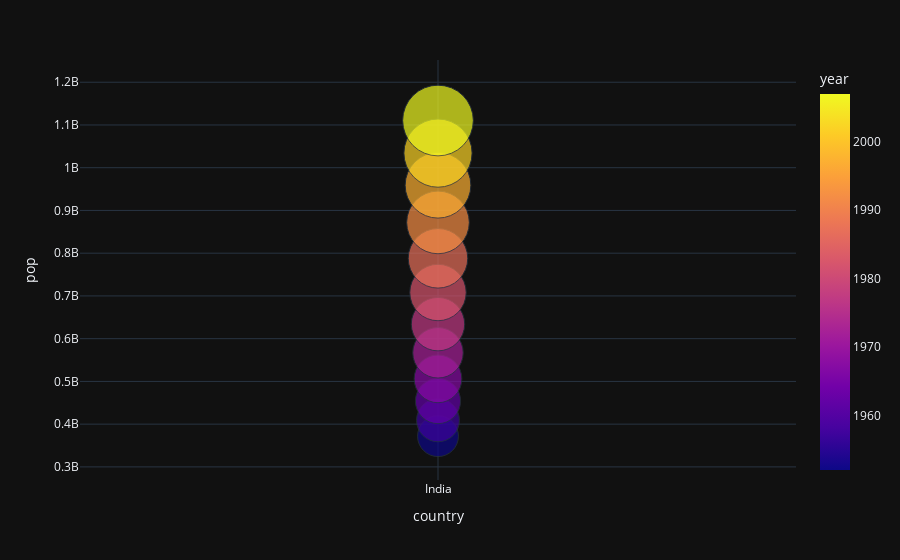

Notebook cell for this chart:
### Code cell
fig=px.scatter(data_india,x='country',y='pop',size='pop',size_max=50,color='year',template='plotly_dark')
fig.show()

### Figure 1 — Plotly figure (JSON) as saved in the notebook; plotly's stock layout.template omitted (floating-point values rounded to 4 significant figures)
{"data": [{"hovertemplate": "country=%{x}<br>pop=%{marker.size}<br>year=%{marker.color}<extra></extra>", "legendgroup": "", "marker": {"color": [1952, 1957, 1962, 1967, 1972, 1977, 1982, 1987, 1992, 1997, 2002, 2007], "coloraxis": "coloraxis", "size": [372000000, 409000000, 454000000, 506000000, 567000000, 634000000, 708000000, 788000000, 872000000, 959000000, 1034172547, 1110396331], "sizemode": "area", "sizeref": 444200.0, "symbol": "circle"}, "mode": "markers", "name": "", "orientation": "v", "showlegend": false, "type": "scatter", "x": ["India", "India", "India", "India", "India", "India", "India", "India", "India", "India", "India", "India"], "xaxis": "x", "y": [372000000, 409000000, 454000000, 506000000, 567000000, 634000000, 708000000, 788000000, 872000000, 959000000, 1034172547, 1110396331], "yaxis": "y"}], "layout": {"autosize": true, "coloraxis": {"colorbar": {"title": {"text": "year"}}, "colorscale": [[0, "#0d0887"], [0.1111, "#46039f"], [0.2222, "#7201a8"], [0.3333, "#9c179e"], [0.4444, "#bd3786"], [0.5556, "#d8576b"], [0.6667, "#ed7953"], [0.7778, "#fb9f3a"], [0.8889, "#fdca26"], [1, "#f0f921"]]}, "legend": {"itemsizing": "constant", "tracegroupgap": 0}, "margin": {"t": 60}, "xaxis": {"anchor": "y", "autorange": true, "domain": [0, 1], "range": [-1, 1], "title": {"text": "country"}, "type": "category"}, "yaxis": {"anchor": "x", "autorange": true, "domain": [0, 1], "range": [187500000.0, 1386000000.0], "title": {"text": "pop"}, "type": "linear"}}}
